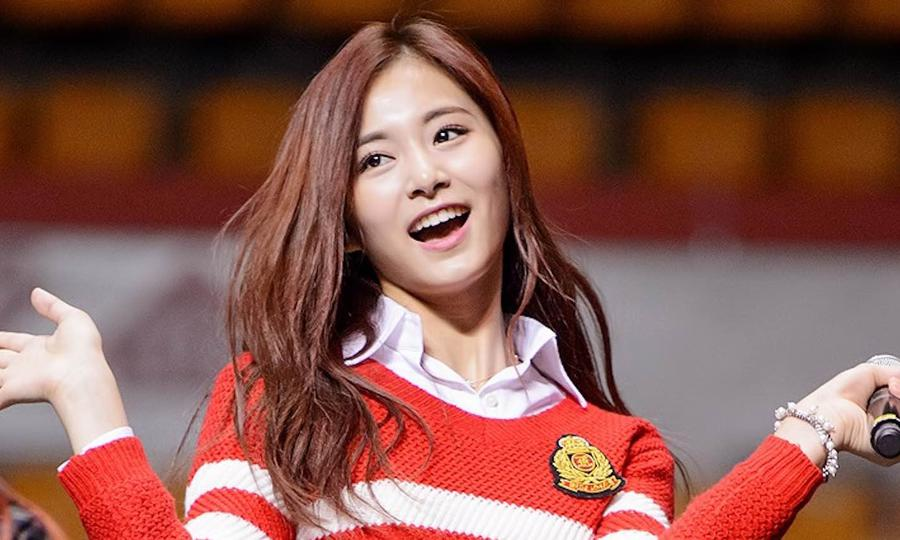
#> input picture resources/image.jpg, 900 x 540 px, given in place of the camera
$ python color_detection.py
#> lines starting #> are read from the running program, lines starting #| are printed output that depends on the picture; after the words box and inside, x2 and y2 are one past the last pixel; in counts of white or black regions, pixels touching at a corner belong together
### utils.py
import cv2
import numpy as np

def stackImages(scale,imgArray):
    rows = len(imgArray)
    cols = len(imgArray[0])
    rowsAvailable = isinstance(imgArray[0], list)
    width = imgArray[0][0].shape[1]
    height = imgArray[0][0].shape[0]
    if rowsAvailable:
        for x in range ( 0, rows):
            for y in range(0, cols):
                if imgArray[x][y].shape[:2] == imgArray[0][0].shape [:2]:
                    imgArray[x][y] = cv2.resize(imgArray[x][y], (0, 0), None, scale, scale)
                else:
                    imgArray[x][y] = cv2.resize(imgArray[x][y], (imgArray[0][0].shape[1], imgArray[0][0].shape[0]), None, scale, scale)
                if len(imgArray[x][y].shape) == 2: imgArray[x][y]= cv2.cvtColor( imgArray[x][y], cv2.COLOR_GRAY2BGR)
        imageBlank = np.zeros((height, width, 3), np.uint8)
        hor = [imageBlank]*rows
        hor_con = [imageBlank]*rows
        for x in range(0, rows):
            hor[x] = np.hstack(imgArray[x])
        ver = np.vstack(hor)
    else:
        for x in range(0, rows):
            if imgArray[x].shape[:2] == imgArray[0].shape[:2]:
                imgArray[x] = cv2.resize(imgArray[x], (0, 0), None, scale, scale)
            else:
                imgArray[x] = cv2.resize(imgArray[x], (imgArray[0].shape[1], imgArray[0].shape[0]), None,scale, scale)
            if len(imgArray[x].shape) == 2: imgArray[x] = cv2.cvtColor(imgArray[x], cv2.COLOR_GRAY2BGR)
        hor= np.hstack(imgArray)
        ver = hor
    return ver

### opencv-processing/color_detection.py
import cv2
import numpy as np
import utils

# init camera
frameWidth = 640
frameHeight = 480
cap = cv2.VideoCapture(0)
cap.set(3, frameWidth)
cap.set(4, frameHeight)

def empty(a):
    pass

cv2.namedWindow("HSV")
cv2.resizeWindow("HSV", 640, 240)
cv2.createTrackbar("Hue min", "HSV",0,179,empty)
#> slider 'Hue min' is set to 35
cv2.createTrackbar("Hue max", "HSV",179,179,empty)
cv2.createTrackbar("Sat min", "HSV",0,255,empty)
#> slider 'Sat min' is set to 51
cv2.createTrackbar("Sat max", "HSV",255,255,empty)
cv2.createTrackbar("Value min", "HSV",0,255,empty)
#> slider 'Value min' is set to 51
cv2.createTrackbar("Value max", "HSV",255,255,empty)


while True:
    _, img = cap.read()
#> img is the input picture: shape (540, 900, 3); mean B, G, R 76.9, 85.7, 133
    imgHSV = cv2.cvtColor(img, cv2.COLOR_BGR2HSV)
#> imgHSV: shape (540, 900, 3); mean H, S, V 54.2, 127.1, 133.2

    h_min = cv2.getTrackbarPos("Hue min", "HSV")
    h_max = cv2.getTrackbarPos("Hue max", "HSV")
    s_min = cv2.getTrackbarPos("Sat min", "HSV")
    s_max = cv2.getTrackbarPos("Sat max", "HSV")
    v_min = cv2.getTrackbarPos("Value min", "HSV")
    v_max = cv2.getTrackbarPos("Value max", "HSV")

    lower = np.array([h_min, s_min, v_min])
    upper = np.array([h_max, s_max, v_max])
    mask = cv2.inRange(imgHSV, lower, upper)
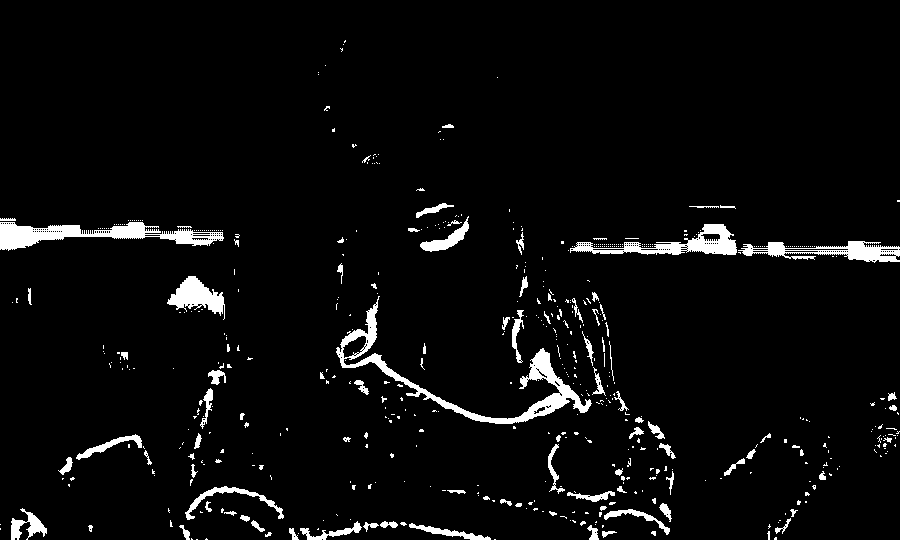
#> mask: shape (540, 900); 4.3% white; 556 white regions (459 under 20 px), largest, box (x1, y1, x2, y2) and area: (336, 296, 592, 424) 3605, (0, 222, 224, 251) 2761, (570, 224, 737, 255) 1849

    result = cv2.bitwise_and(img, img, mask = mask)
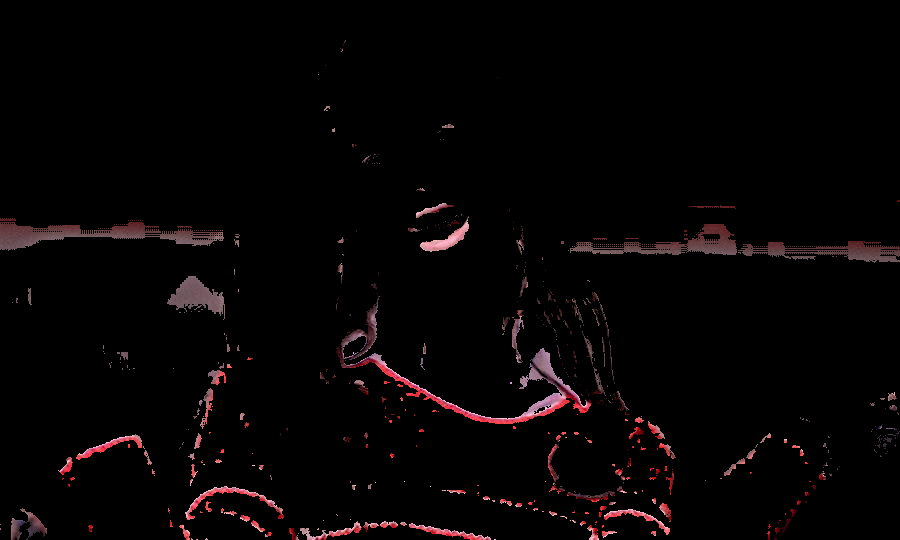
#> result: shape (540, 900, 3); mean B, G, R 3.9, 3.5, 6.3

    cv2.imshow("Image Detection", utils.stackImages(0.3, [img, mask, result]))
#> in stackImages, `rows = len(imgArray)`: rows = 3
#> in stackImages, `cols = len(imgArray[0])`: cols = 540
#> in stackImages, `rowsAvailable = isinstance(imgArray[0], list)`: rowsAvailable = False
#> after the loop in stackImages, `for x in range(0, rows):`: imgArray = 3 items
#> in stackImages, `hor= np.hstack(imgArray)`:
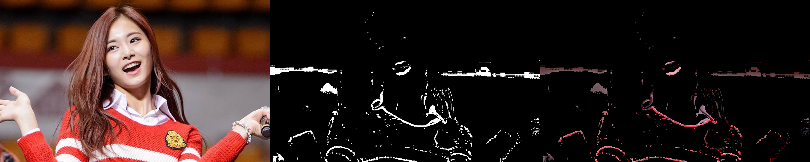
#> hor: shape (162, 810, 3); mean of channels 0, 1, 2 30.5, 33.3, 50; drawn as B, G, R
    if cv2.waitKey(1) & 0xFF == ord('q'):
#> (key q is pressed here)
        break

cap.release()
cv2.destroyAllWindows()
